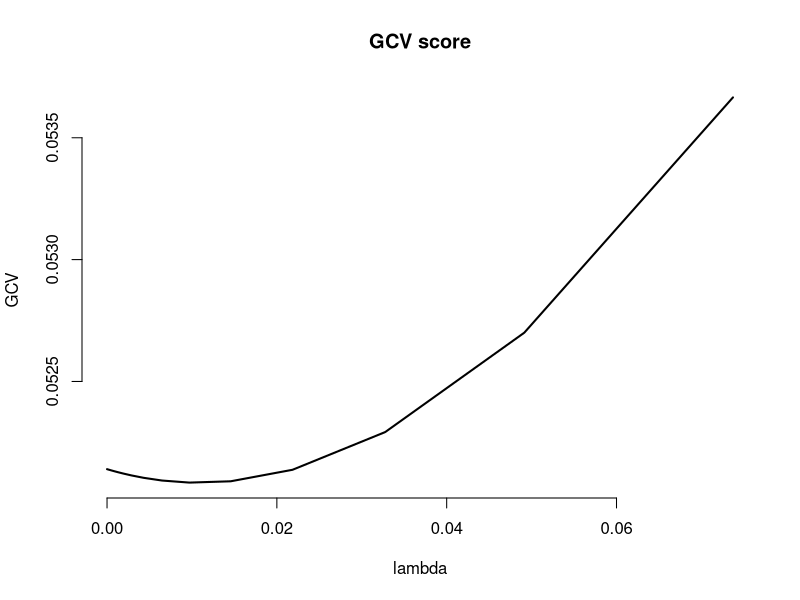
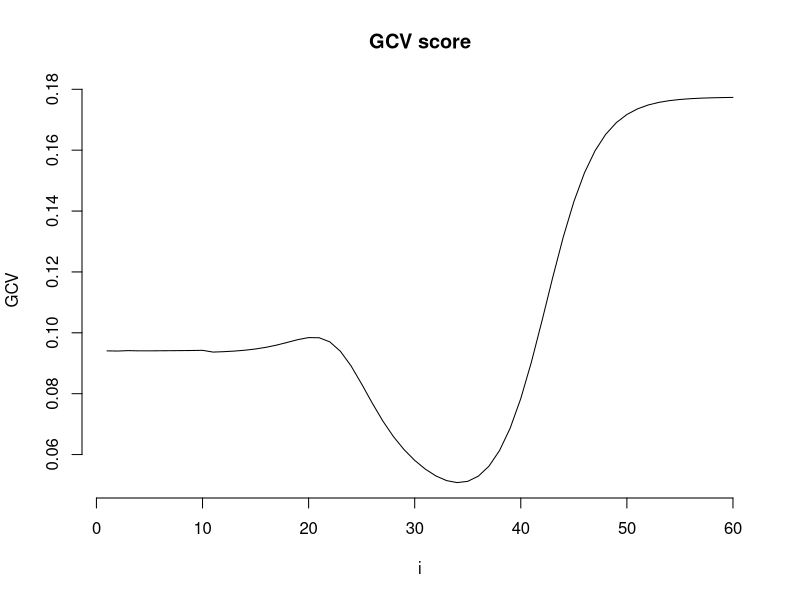
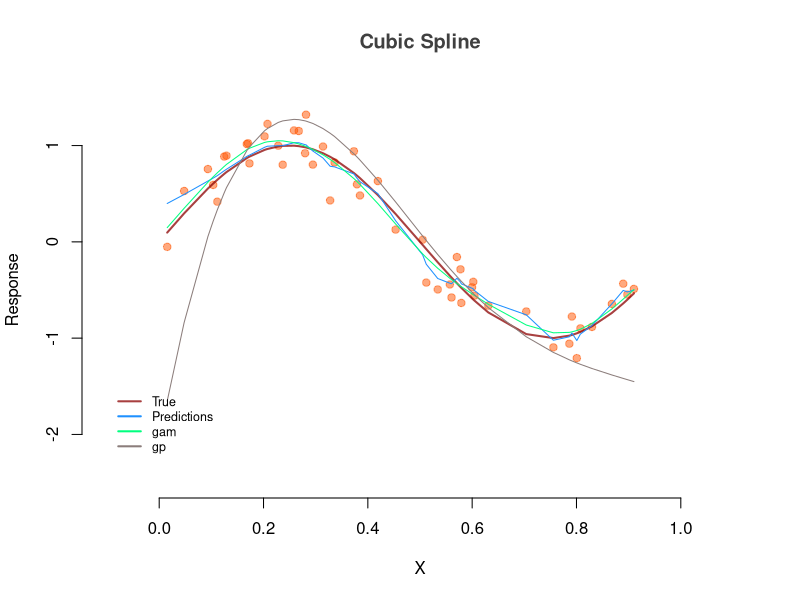

Reproduce these figures in R, in order.
## ---- chunk 1
set.seed(3)
n = 20
x1 = runif(n)
x2 = runif(n)
X = matrix(c(x1, x2), ncol = 2) # design matrix
y = 2 + 3 * x1 + rnorm(n, sd = 0.25)
## ---- chunk 2
my.inv = function(X, eps = 1e-12) {
  eig.X = eigen(X, symmetric = T)
  P = eig.X[[2]] 
  lambda = eig.X[[1]] 
  ind = lambda > eps
  lambda[ind] = 1/lambda[ind] 
  lambda[!ind] = 0
  ans = P %*% diag(lambda) %*% t(P)
  return(ans)
}
## ---- chunk 3
rk = function(s, t) {
  crossprod(s, t)              # MC note: slightly more succinct than the original double loop; also sum(s*t)
} 
## ---- chunk 4
get.gramm = function(X, rkfunc=rk) {
  apply(X, 1, function(Row) apply(X, 1, function(tRow) rkfunc(Row, tRow)))  
}
## ---- chunk 5
ridge.regression = function(X, y, lambda) {
  Gramm = get.gramm(X)                               # Gramm matrix (nxn)
  n = length(y)                                      # n=length of y
  Q = cbind(1, Gramm)                                # design matrix
  S = rbind(0, cbind(0, Gramm))
  M = crossprod(Q) + lambda*S
  M.inv = my.inv(M)                                  # inverse of M
  gamma.hat = crossprod(M.inv, crossprod(Q, y))
  f.hat = Q %*% gamma.hat
  A = Q %*% M.inv %*% t(Q)
  tr.A = sum(diag(A))                                # trace of hat matrix
  rss = crossprod(y - f.hat)                         # residual sum of squares
  gcv = n*rss / (n - tr.A)^2                         # obtain GCV score
  return(list(f.hat = f.hat, gamma.hat = gamma.hat, gcv = gcv))
}
## ---- chunk 6
lambda = 1e-8
reps = 40
lambda = 1.5^(1:reps-1) * lambda
V = sapply(lambda, function(lam) ridge.regression(X, y, lam)$gcv)
## ---- chunk 7
plot(lambda, V, type = 'l', main = 'GCV score', lwd = 2, ylab = 'GCV', bty='n' ) 
## ---- chunk 8
opt.mod = ridge.regression(X, y, lambda[which.min(V)])     # fit optimal model

### finding beta.0, beta.1 and beta.2 ##########
gamma.hat = opt.mod$gamma.hat
beta.hat.0 = opt.mod$gamma.hat[1]               # intercept
beta.hat = crossprod(gamma.hat[-1,], X)         # slope and noise term coefficients
## ---- chunk 9
c(beta.hat.0, beta.hat)
coef(glmnet::glmnet(X, y, alpha=0, lambda=lambda[which.min(V)]))
## ---- chunk 10
set.seed(3)
n = 50
x = matrix(runif(n), nrow=n, ncol=1)
x.star = as.matrix(sort(x))                      # sorted x, used by plot
y = sin(2*pi*x.star) + rnorm(n, sd=0.2)
## ---- chunk 11
rk.1 = function(s, t) {
  return(.5*min(s, t)^2 * max(s, t) + (1/6)*min(s, t)^3)
}
## ---- chunk 12
smoothing.spline = function(X, y, lambda) {
  Gramm = get.gramm(X, rkfunc=rk.1)                  # Gramm matrix (nxn)
  n = length(y)
  J = cbind(1, X)                                    # matrix with a basis for the null space of the penalty; MC note:, never name anything T (True) or t (transpose)!
  Q = cbind(J, Gramm)                                # design matrix
  m = ncol(J)                                        # dimension of the null space of the penalty
  S = matrix(0, n + m, n + m)                        # initialize S
  S[(m + 1):(n + m),(m + 1):(n + m)] = Gramm         # non-zero part of S
  M = crossprod(Q) + lambda*S
  M.inv = my.inv(M)                                  # inverse of M
  gamma.hat = crossprod(M.inv, crossprod(Q, y))
  f.hat = Q %*% gamma.hat
  A = Q %*% M.inv %*% t(Q)
  tr.A = sum(diag(A))                                # trace of hat matrix
  rss = crossprod(y - f.hat)                         # residual sum of squares
  gcv = n * rss/(n - tr.A)^2                         # obtain GCV score
  return(list(f.hat = f.hat, gamma.hat = gamma.hat,gcv = gcv))
}
## ---- chunk 13
lambda = 1e-8
reps = 60

lambda = 1.5^(1:reps-1) * lambda
V = sapply(lambda, function(lam) smoothing.spline(x.star, y, lam)$gcv)

# Plot of GCV
plot(1:reps, V, type = 'l', main = 'GCV score', xlab = 'i', ylab = 'GCV', bty='n') 

## ---- chunk 14
opt.mod.2 = smoothing.spline(x.star, y, lambda[which.min(V)])       # fit optimal model

# comparison models
mgcv::gam(y ~ s(x.star))
kernlab::gausspr(y ~ x.star, kernel='splinedot')

# Graph (Cubic Spline)
plot(x.star, y, col=scales::alpha('#ff5500', .5), pch=19, xlab = 'X', 
     ylim = c(-2.5, 1.5), xlim=c(-0.1, 1.1), ylab = 'Response', 
     main = 'Cubic Spline', bty='n', col.main='gray25')

# true
lines(x.star, sin(2*pi*x.star), lty = 1, lwd = 2, col=scales::alpha('darkred', .75))
# predictions
lines(x.star, opt.mod.2$f.hat, col = 'dodgerblue')
lines(x.star, predict(mgcv::gam(y~s(x.star))), col = 'springgreen1')
lines(x.star, kernlab::gausspr(y~x.star, kernel='splinedot')@fitted, col = 'mistyrose4')

legend(-0.1,-1.5, c('True', 'Predictions', 'gam', 'gp'), bty = 'n',
       lwd = c(2,2), col = c( scales::alpha('darkred', .75), 'dodgerblue', 'springgreen1', 'mistyrose4'),
       cex=.75)
